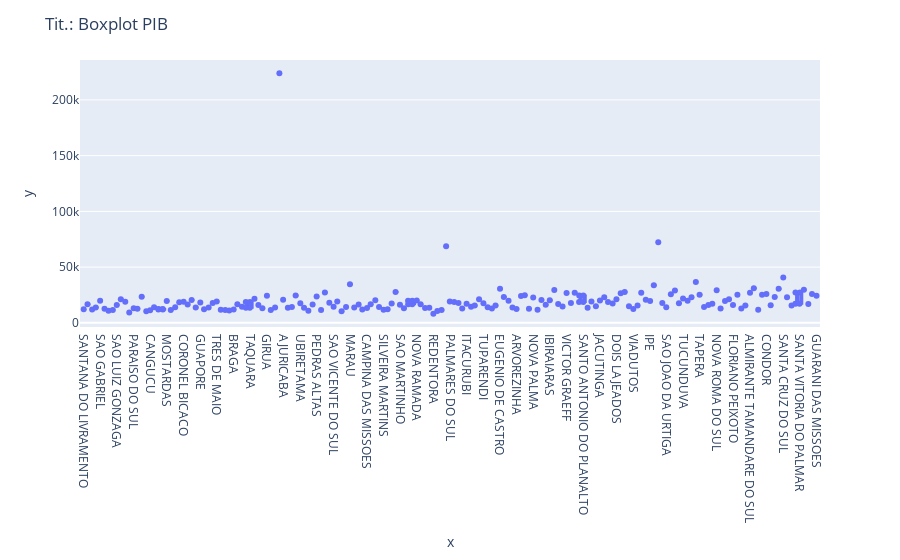

Write notebook code for a chart like this one.
### Code cell
#Identificando o OUTlier
#GRAFICO BOXPLOT - PLOTY
pib = dfDados["PIB"]
x = dfDados["MUNICIPIO"]
df = px.data.tips()
fig = px.box(df, x= x, y=pib, points="all")
fig.update_layout(title_text='Tit.: Boxplot PIB')

fig.show()

### Figure 1 — Plotly figure (JSON) as saved in the notebook; plotly's stock layout.template omitted (floating-point values rounded to 4 significant figures; data arrays with more than 128 entries replaced by an {"elided": "..."} marker saying what was removed)
{"data": [{"alignmentgroup": "True", "boxpoints": "all", "hovertemplate": "x=%{x}<br>y=%{y}<extra></extra>", "legendgroup": "", "marker": {"color": "#636efa"}, "name": "", "notched": false, "offsetgroup": "", "orientation": "v", "showlegend": false, "type": "box", "x": {"elided": "187 str values"}, "x0": " ", "xaxis": "x", "y": {"elided": "187 float values"}, "y0": " ", "yaxis": "y"}], "layout": {"boxmode": "group", "legend": {"tracegroupgap": 0}, "margin": {"t": 60}, "title": {"text": "Tit.: Boxplot PIB"}, "xaxis": {"anchor": "y", "domain": [0, 1], "title": {"text": "x"}}, "yaxis": {"anchor": "x", "domain": [0, 1], "title": {"text": "y"}}}}
